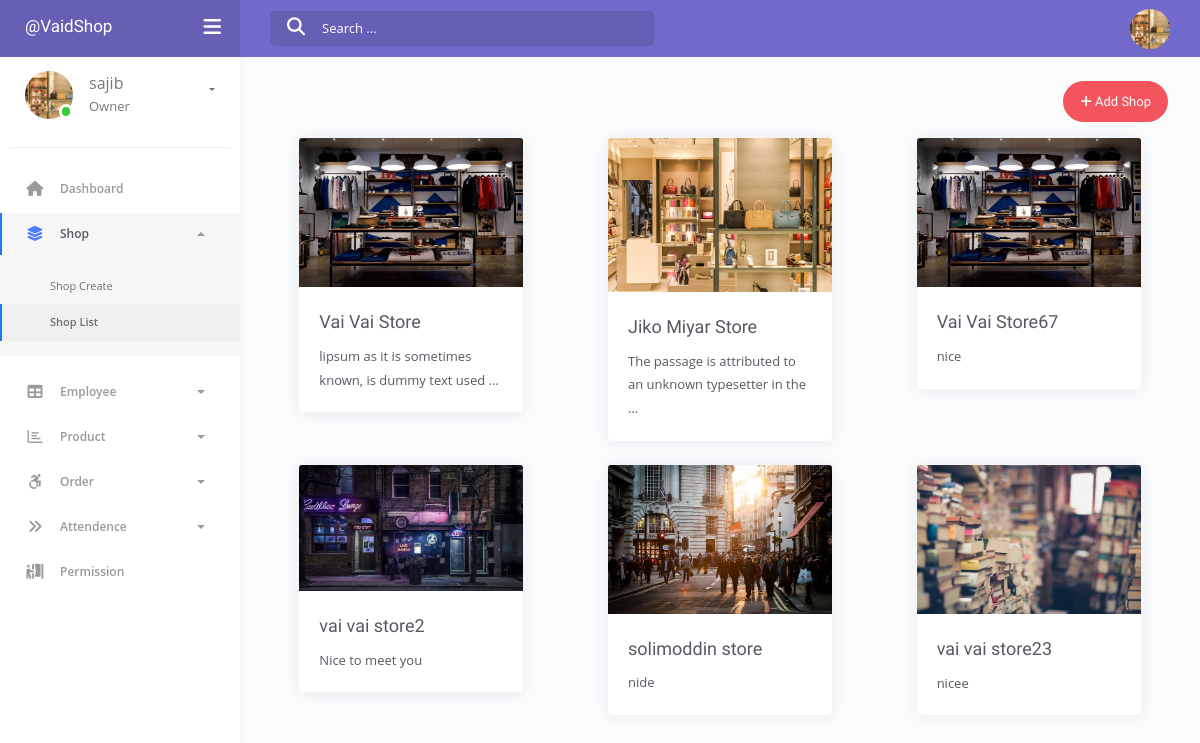
Before: /shops/list/ (signed in) with the older database file.
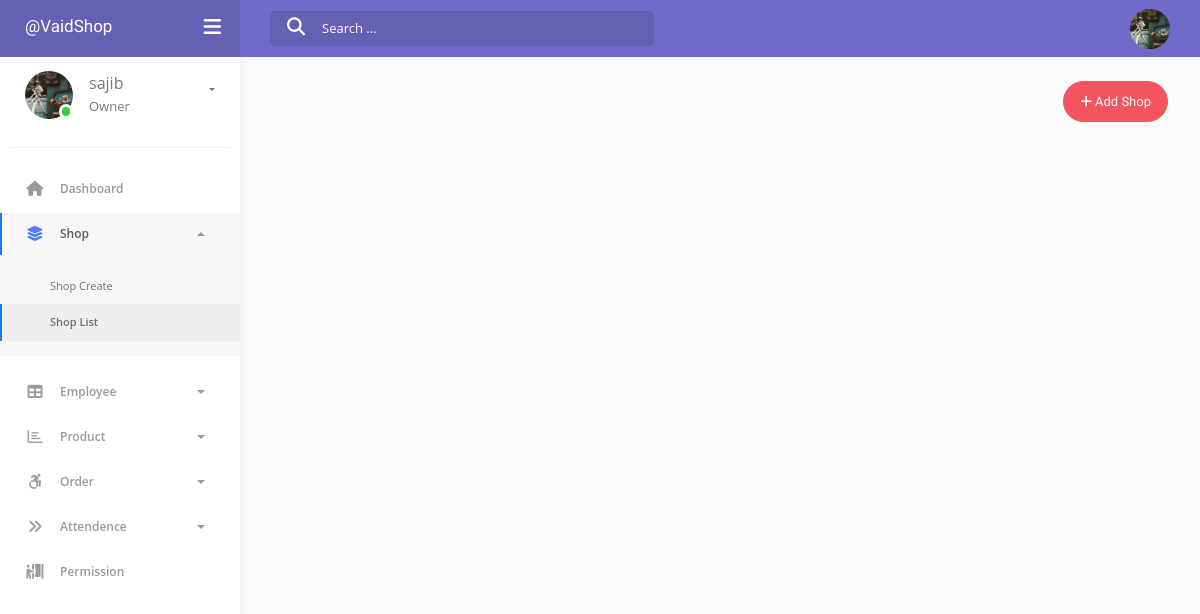
After: the same page with the newer database file.
### accounts/models.py (models this page shows)
class User(AbstractUser):
	is_owner	= models.BooleanField(default=False, null=True)
	is_employee = models.BooleanField(default=False, null=True)

### owners/models.py (models this page shows)
class Owner(models.Model):
    user = models.OneToOneField(User, on_delete=models.CASCADE, null=True)
    profile_photo = models.ImageField(upload_to='%d-%m-%y', null=True)
    updated_at = models.DateTimeField(auto_now=True, null=True)
    created_at = models.DateTimeField(auto_now_add=True, null=True)
    def __str__(self):
        return self.user.username

### shops/models.py (models this page shows, shortened)
class Shop(models.Model):
    owner = models.ForeignKey(Owner, on_delete=models.CASCADE, related_name='shops', null=True)
    creator = models.ForeignKey(User, on_delete=models.SET_NULL, null=True)
    name = models.CharField(max_length=50, null=True)
    address = models.CharField(max_length=120, null=True)
    description = models.TextField(null=True)
    image = models.ImageField(upload_to="shop/%d-%m-%Y/", null=True)
    updated_at = models.DateTimeField(auto_now=True, null=True)
    created_at = models.DateTimeField(auto_now_add=True, null=True)

### shops/views.py (the view)
# urls.py: path('list/', shop_list_view, name='list'),
@login_required
@permission_required('shops.view_shop', raise_exception=True)
def shop_list_view(request):
	shop_qs = None
	try:
		user = request.user
		if user.is_owner:
			owner = Owner.objects.get(user=user)
		else:
			employee = user.employee
			owner = employee.owner
		shop_qs = owner.shops.all()
	except:
		pass
	shop_form = ShopForm()
	context = {
		'shops': shop_qs,
		'shop_form': shop_form
	}
	return render(request, 'shops/shop-list.html', context)

### shops/forms.py
class ShopForm(forms.ModelForm):
	class Meta:
		model = Shop
		fields = ('name', 'address', 'description', 'image')

### shops/templates/shops/shop-list.html (shortened to what this page needs)
{% extends 'accounts/dashboard.html' %}
{% load widget_tweaks %}
{% block dashboard_content %}
{% if perms.shops.add_shop %}
<div class="d-flex">
	<button class="btn btn-danger btn-round ml-auto mb-3" data-toggle="modal" data-target="#shopCreate">
		<i class="fa fa-plus"></i>
		Add Shop
	</button>
</div>
{% endif %}
{% if perms.shops.view_shop %}
<div class="shop-list">
	<div class="row">
		{% for shop in shops %}
		<div class="col-md-4 col-lg-4 col-sm-5 col-xs-3 mb-4">
			<div class="card m-auto" style="width: 14rem;">
				<a href="{% url 'shops:detail' id=shop.id %}"><img class="card-img-top" src="{{ shop.image.url }}" alt="Card image cap"></a>
				<div class="card-body">
					<h5 class="card-title mb-2"><a href="{% url 'shops:detail' id=shop.id %}" style="font-family: 'Sriracha', cursive;">{{ shop.name }}</a></h5>
					<p class="card-text">{{ shop.description|truncatewords:10 }}</p>
				</div>
			</div>
		</div>
		{% endfor %}
	</div>
</div>
{% endif %}
{% endblock dashboard_content %}

### templates/dashboard/navbar.html (shortened to what this page needs)
<nav class="navbar navbar-header navbar-expand-lg">
    <div class="container-fluid">
        <div class="collapse" id="search-nav">
            <form class="navbar-left navbar-form nav-search mr-md-3">
                <div class="input-group">
                    <div class="input-group-prepend">
                        <button type="submit" class="btn btn-search pr-1">
                            <i class="fa fa-search search-icon"></i>
                        </button>
                    </div>
                    <input type="text" placeholder="Search ..." class="form-control">
                </div>
            </form>
        </div>
        <ul class="navbar-nav topbar-nav ml-md-auto align-items-center">
            <li class="nav-item dropdown hidden-caret">
                <a class="dropdown-toggle profile-pic" data-toggle="dropdown" href="#" aria-expanded="false">
                    {% if request.user.is_owner %}
                    <div class="avatar-sm">
                        {% if request.user.owner.profile_photo %}
                        <img src="{{ request.user.owner.profile_photo.url }}" alt="..." class="avatar-img rounded-circle">
                        {% else %}
                        Profile
                        {% endif %}
                    </div>
                    {% endif %}
                </a>
            </li>
        </ul>
    </div>
</nav>

### templates/dashboard/sidebar.html (shortened to what the changed rows need)
<div class="sidebar">
    <div class="sidebar-wrapper scrollbar-inner">
        <div class="sidebar-content">
            <div class="user">
                <div class="avatar-sm float-left mr-4">
                {% if request.user.is_owner and request.user.owner.profile_photo %}
                <div class="avatar avatar-online">
                    <img src="{{ request.user.owner.profile_photo.url }}" alt="..." class="avatar-img rounded-circle">
                </div>
                {% endif %}
            </div>
            <div class="info">
                <a data-toggle="collapse" href="#collapseExample" aria-expanded="true">
                    <span>
                        <span style="font-size: 16px;font-weight: 400;">{{ request.user.username }}</span>
                        {% if request.user.is_owner %}
                        <p>Owner</p>
                        {% else %}
                        <p>Employee</p>
                        {% endif %}
                        <span class="caret"></span>
                    </span>
                </a>
            </div>
            </div>
        </div>
    </div>
</div>

Changed rows visible on the page:
removed Shop: image (picture), name "Vai Vai Store", description "lipsum as it is sometimes known, is dummy text used …"
removed Shop: image (picture), name "Jiko Miyar Store", description "The passage is attributed to an unknown typesetter in the …"
removed Shop: image (picture), name "Vai Vai Store67", description "nice"
removed Shop: image (picture), name "vai vai store2", description "Nice to meet you"
removed Shop: image (picture), name "solimoddin store", description "nide"
removed Shop: image (picture), name "vai vai store23", description "nicee"
changed User "sajib": user.owner.profile_photo: a different picture
